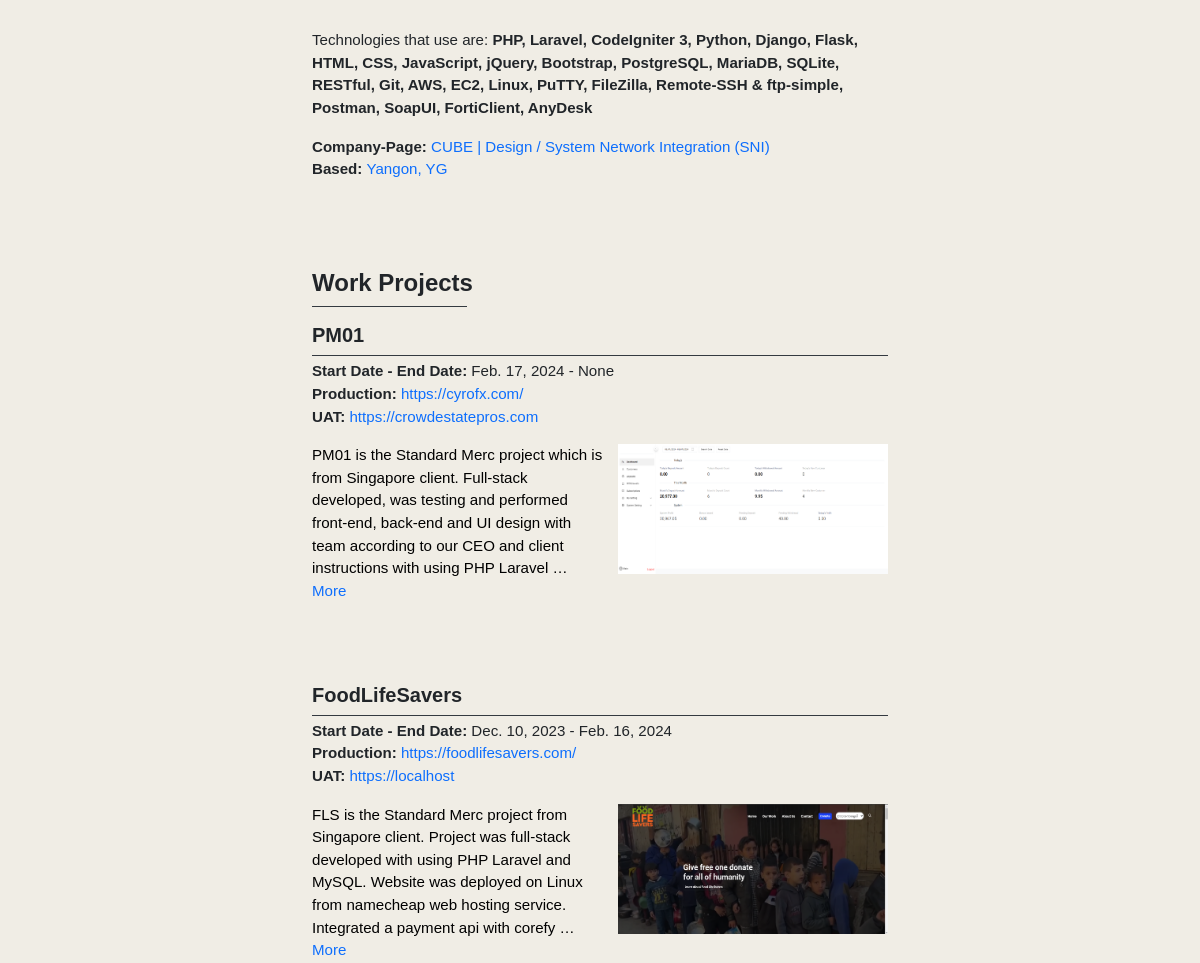
The app's page /work (middle part), older data.
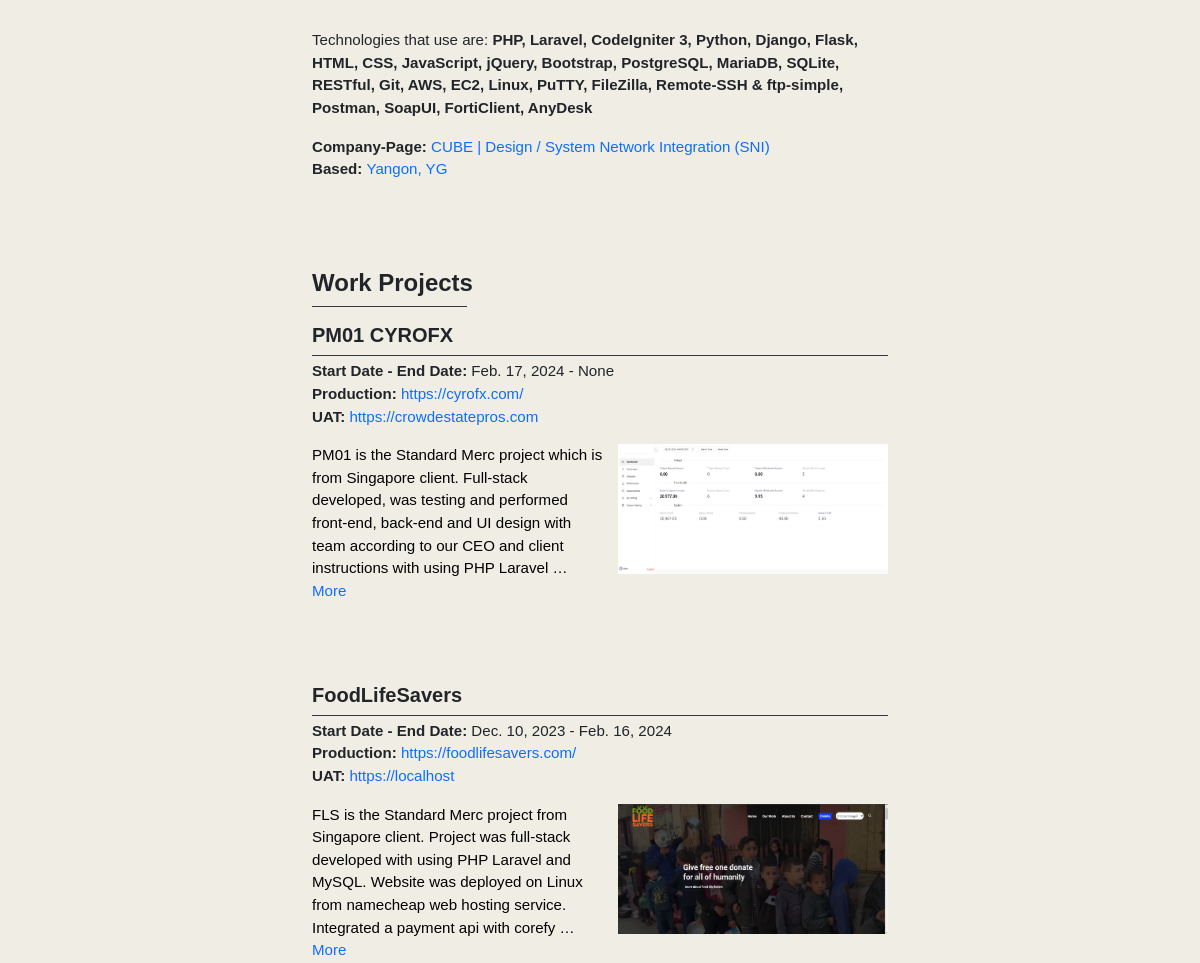
The same page, newer data.
### display/models.py (models this page shows)
class Work_project(models.Model):
    user = models.ForeignKey(Profile, default=None, on_delete=models.CASCADE)
    title = models.CharField(max_length=255, null=True, blank=True)
    description = models.TextField(null=True, blank=True)
    tech = models.CharField(max_length=255, null=True, blank=True)
    date= models.DateField(null=True, blank=True)
    end_date = models.DateField(null=True, blank=True)
    url = models.URLField(null=True, blank=True)
    uat_url = models.URLField(null=True, blank=True)
    image1 = models.ImageField(upload_to="work_project")
    image2 = models.ImageField(upload_to="work_project")
    image3 = models.ImageField(upload_to="work_project")
    image4 = models.ImageField(upload_to="work_project")
    image5 = models.ImageField(upload_to="work_project", null=True, blank=True)

### display/views.py (the view)
def work(request):
    work = Work.objects.all().order_by('-id')
    work_project = Work_project.objects.all().order_by('-id')
    context = {
        "work": work,
        "work_project": work_project,
    }
    return render(request, "work.html",
                    {"context":context})

### template/work.html (shortened to what this page needs)
{% extends 'main.html' %}
{% block content %}
{% include 'chain.html' %}
{% load static %}
<link rel="stylesheet" href="{% static 'style.css' %}">
{% include 'profile.html' %}
<div class="context" style="width: 48%;">
    <div class="about" style="margin:auto;max-width:590px;font-size:15.1px;">
    <div class="work_group">
                {% for works in context.work %}
              <br>
                        <div style="width: 100%;">
                        <p style="margin-top: 30px;">
                            Technologies that use are:
                            <span style="font-weight: bold;">{{ works.tech }}</span>
                        </p>
                        </div>
<p style="white-space: pre-line;"><span style="font-weight: bold;">Company-Page: </span><a class="plink" target="_blank" href="{{ works.url }}">{{ works.title }}</a>
    <span style="font-weight: bold;">Based: </span><a class="plink" target="_blank" href="{{ works.location }}">{{ works.address }}</a>
</p>
                    <br>
                {% endfor %}
    </div>
                    <h4 style="font-weight: bold;">Work Projects</h4>
                    <legend class="border-bottom border-dark mb-3" style="width:155px;"></legend>
                {% for work_projects in context.work_project %}
    <div class="work_project_group">
                <h5 style="font-weight: bold;">{{ work_projects.title}}</h5>
                <legend class="border-bottom border-dark mb-1" style=""></legend>
    <p style="white-space: pre-line;"><span style="font-weight: bold;">Start Date - End Date:</span>  {{ work_projects.date }} - {{ work_projects.end_date }}
        <span style="font-weight: bold;">Production:</span> <a class="plink" target="_blank" href="{{ work_projects.url }}">{{ work_projects.url }}</a>
        <span style="font-weight: bold;">UAT:</span> <a class="plink" target="_blank" href="{{ work_projects.uat_url }}">{{ work_projects.uat_url }}</a>
    </p>
    <a href="projects2/{{ work_projects.id }}" style="text-decoration: none;">
    <div style="display: block;">
        <div class="work_project_img">
            <img src="{{ work_projects.image1.url }}" alt="" style="
            width: 270px; height:130px;margin-left: 15px;margin-bottom: 15px;">
        </div>
        <div>
            <p>{{ work_projects.description|truncatewords:35 }} <span class="plink">More</span></p>
        </div>
    </div>
</a>
</div>
                {% endfor %}
</div>
</div>
{% endblock %}

Row changes from the older to the newer data that the page shows:
changed Work_project "None": title "PM01" → "PM01 CYROFX"
